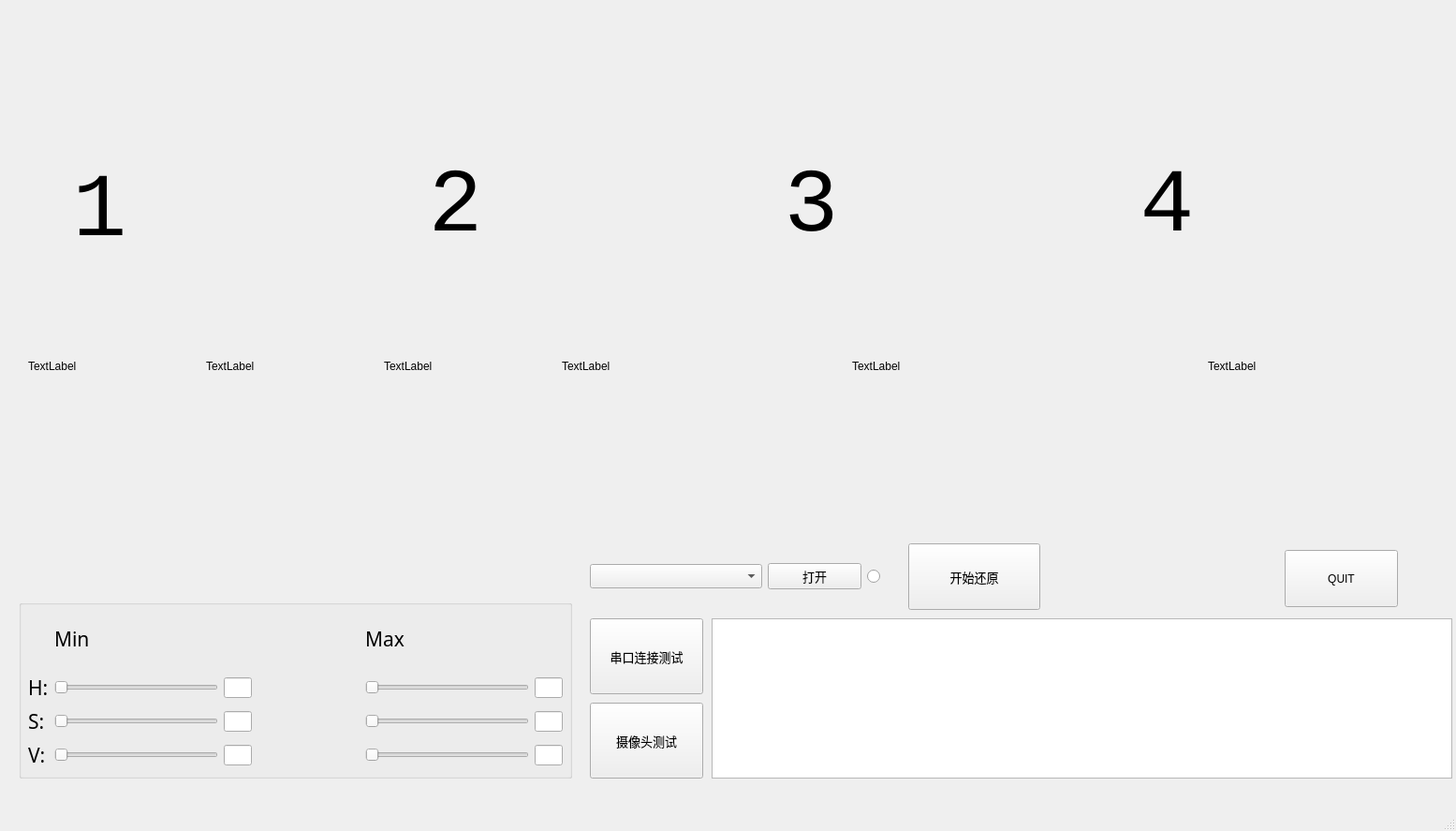
<?xml version="1.0" encoding="UTF-8"?>
<ui version="4.0">
 <class>MainWindow</class>
 <widget class="QMainWindow" name="MainWindow">
  <property name="geometry">
   <rect>
    <x>0</x>
    <y>0</y>
    <width>1555</width>
    <height>887</height>
   </rect>
  </property>
  <property name="windowTitle">
   <string>MainWindow</string>
  </property>
  <widget class="QWidget" name="centralwidget">
   <widget class="QWidget" name="layoutWidget_2">
    <property name="geometry">
     <rect>
      <x>630</x>
      <y>580</y>
      <width>321</width>
      <height>71</height>
     </rect>
    </property>
    <layout class="QHBoxLayout" name="horizontalLayout">
     <item>
      <widget class="QComboBox" name="comCB_1">
       <property name="minimumSize">
        <size>
         <width>130</width>
         <height>0</height>
        </size>
       </property>
       <property name="font">
        <font>
         <family>微软雅黑</family>
         <pointsize>10</pointsize>
        </font>
       </property>
      </widget>
     </item>
     <item>
      <widget class="QPushButton" name="openBtn">
       <property name="maximumSize">
        <size>
         <width>100</width>
         <height>16777215</height>
        </size>
       </property>
       <property name="font">
        <font>
         <family>微软雅黑</family>
         <pointsize>10</pointsize>
        </font>
       </property>
       <property name="text">
        <string>打开</string>
       </property>
      </widget>
     </item>
     <item>
      <widget class="QRadioButton" name="openRad">
       <property name="minimumSize">
        <size>
         <width>25</width>
         <height>25</height>
        </size>
       </property>
       <property name="maximumSize">
        <size>
         <width>25</width>
         <height>25</height>
        </size>
       </property>
       <property name="text">
        <string/>
       </property>
       <property name="iconSize">
        <size>
         <width>30</width>
         <height>30</height>
        </size>
       </property>
       <property name="checkable">
        <bool>false</bool>
       </property>
      </widget>
     </item>
    </layout>
   </widget>
   <widget class="QPushButton" name="startBtn">
    <property name="geometry">
     <rect>
      <x>970</x>
      <y>580</y>
      <width>141</width>
      <height>71</height>
     </rect>
    </property>
    <property name="font">
     <font>
      <family>微软雅黑</family>
      <pointsize>10</pointsize>
     </font>
    </property>
    <property name="text">
     <string>开始还原</string>
    </property>
   </widget>
   <widget class="QPushButton" name="capTestBtn">
    <property name="geometry">
     <rect>
      <x>630</x>
      <y>750</y>
      <width>121</width>
      <height>81</height>
     </rect>
    </property>
    <property name="font">
     <font>
      <family>微软雅黑</family>
      <pointsize>10</pointsize>
     </font>
    </property>
    <property name="text">
     <string>摄像头测试</string>
    </property>
   </widget>
   <widget class="QPushButton" name="uartTestBtn">
    <property name="geometry">
     <rect>
      <x>630</x>
      <y>660</y>
      <width>121</width>
      <height>81</height>
     </rect>
    </property>
    <property name="font">
     <font>
      <family>微软雅黑</family>
      <pointsize>10</pointsize>
     </font>
    </property>
    <property name="text">
     <string>串口连接测试</string>
    </property>
   </widget>
   <widget class="QTextEdit" name="textEdit">
    <property name="geometry">
     <rect>
      <x>760</x>
      <y>660</y>
      <width>791</width>
      <height>171</height>
     </rect>
    </property>
   </widget>
   <widget class="QLabel" name="label1_2">
    <property name="geometry">
     <rect>
      <x>400</x>
      <y>160</y>
      <width>191</width>
      <height>121</height>
     </rect>
    </property>
    <property name="font">
     <font>
      <family>Consolas</family>
      <pointsize>72</pointsize>
      <weight>50</weight>
      <bold>false</bold>
     </font>
    </property>
    <property name="text">
     <string> 2 </string>
    </property>
   </widget>
   <widget class="QLabel" name="label1_3">
    <property name="geometry">
     <rect>
      <x>780</x>
      <y>160</y>
      <width>191</width>
      <height>121</height>
     </rect>
    </property>
    <property name="font">
     <font>
      <family>Consolas</family>
      <pointsize>72</pointsize>
      <weight>50</weight>
      <bold>false</bold>
     </font>
    </property>
    <property name="text">
     <string> 3 </string>
    </property>
   </widget>
   <widget class="QLabel" name="label1_4">
    <property name="geometry">
     <rect>
      <x>1160</x>
      <y>160</y>
      <width>191</width>
      <height>121</height>
     </rect>
    </property>
    <property name="font">
     <font>
      <family>Consolas</family>
      <pointsize>72</pointsize>
      <weight>50</weight>
      <bold>false</bold>
     </font>
    </property>
    <property name="text">
     <string> 4 </string>
    </property>
   </widget>
   <widget class="QLabel" name="label1">
    <property name="geometry">
     <rect>
      <x>20</x>
      <y>170</y>
      <width>171</width>
      <height>111</height>
     </rect>
    </property>
    <property name="font">
     <font>
      <family>Consolas</family>
      <pointsize>72</pointsize>
      <weight>50</weight>
      <bold>false</bold>
     </font>
    </property>
    <property name="text">
     <string> 1 </string>
    </property>
   </widget>
   <widget class="QWidget" name="layoutWidget">
    <property name="geometry">
     <rect>
      <x>410</x>
      <y>300</y>
      <width>351</width>
      <height>181</height>
     </rect>
    </property>
    <layout class="QGridLayout" name="gridLayout_3">
     <item row="0" column="2">
      <widget class="QLabel" name="surface4">
       <property name="minimumSize">
        <size>
         <width>161</width>
         <height>0</height>
        </size>
       </property>
       <property name="maximumSize">
        <size>
         <width>161</width>
         <height>161</height>
        </size>
       </property>
       <property name="text">
        <string>TextLabel</string>
       </property>
      </widget>
     </item>
     <item row="0" column="0">
      <widget class="QLabel" name="surface3">
       <property name="minimumSize">
        <size>
         <width>161</width>
         <height>0</height>
        </size>
       </property>
       <property name="maximumSize">
        <size>
         <width>161</width>
         <height>161</height>
        </size>
       </property>
       <property name="text">
        <string>TextLabel</string>
       </property>
      </widget>
     </item>
     <item row="0" column="1">
      <spacer name="horizontalSpacer_2">
       <property name="orientation">
        <enum>Qt::Horizontal</enum>
       </property>
       <property name="sizeHint" stdset="0">
        <size>
         <width>40</width>
         <height>20</height>
        </size>
       </property>
      </spacer>
     </item>
    </layout>
   </widget>
   <widget class="QLabel" name="surface5">
    <property name="geometry">
     <rect>
      <x>910</x>
      <y>310</y>
      <width>161</width>
      <height>161</height>
     </rect>
    </property>
    <property name="maximumSize">
     <size>
      <width>161</width>
      <height>161</height>
     </size>
    </property>
    <property name="text">
     <string>TextLabel</string>
    </property>
   </widget>
   <widget class="QLabel" name="surface6">
    <property name="geometry">
     <rect>
      <x>1290</x>
      <y>310</y>
      <width>161</width>
      <height>161</height>
     </rect>
    </property>
    <property name="maximumSize">
     <size>
      <width>161</width>
      <height>161</height>
     </size>
    </property>
    <property name="text">
     <string>TextLabel</string>
    </property>
   </widget>
   <widget class="QWidget" name="layoutWidget">
    <property name="geometry">
     <rect>
      <x>11</x>
      <y>11</y>
      <width>1531</width>
      <height>281</height>
     </rect>
    </property>
    <layout class="QGridLayout" name="gridLayout">
     <item row="0" column="3">
      <widget class="QLabel" name="label_ld">
       <property name="maximumSize">
        <size>
         <width>640</width>
         <height>480</height>
        </size>
       </property>
       <property name="text">
        <string/>
       </property>
      </widget>
     </item>
     <item row="0" column="4">
      <widget class="QLabel" name="label_rd">
       <property name="maximumSize">
        <size>
         <width>640</width>
         <height>16777215</height>
        </size>
       </property>
       <property name="text">
        <string/>
       </property>
      </widget>
     </item>
     <item row="0" column="1">
      <widget class="QLabel" name="label_ru">
       <property name="maximumSize">
        <size>
         <width>640</width>
         <height>480</height>
        </size>
       </property>
       <property name="text">
        <string/>
       </property>
      </widget>
     </item>
     <item row="0" column="2">
      <widget class="QLabel" name="label_lu">
       <property name="maximumSize">
        <size>
         <width>640</width>
         <height>480</height>
        </size>
       </property>
       <property name="text">
        <string/>
       </property>
      </widget>
     </item>
    </layout>
   </widget>
   <widget class="QWidget" name="layoutWidget">
    <property name="geometry">
     <rect>
      <x>30</x>
      <y>300</y>
      <width>351</width>
      <height>181</height>
     </rect>
    </property>
    <layout class="QGridLayout" name="gridLayout_2">
     <item row="0" column="2">
      <widget class="QLabel" name="surface2">
       <property name="minimumSize">
        <size>
         <width>161</width>
         <height>161</height>
        </size>
       </property>
       <property name="maximumSize">
        <size>
         <width>161</width>
         <height>161</height>
        </size>
       </property>
       <property name="text">
        <string>TextLabel</string>
       </property>
      </widget>
     </item>
     <item row="0" column="0">
      <widget class="QLabel" name="surface1">
       <property name="minimumSize">
        <size>
         <width>161</width>
         <height>0</height>
        </size>
       </property>
       <property name="maximumSize">
        <size>
         <width>161</width>
         <height>161</height>
        </size>
       </property>
       <property name="text">
        <string>TextLabel</string>
       </property>
      </widget>
     </item>
     <item row="0" column="1">
      <spacer name="horizontalSpacer">
       <property name="orientation">
        <enum>Qt::Horizontal</enum>
       </property>
       <property name="sizeHint" stdset="0">
        <size>
         <width>40</width>
         <height>20</height>
        </size>
       </property>
      </spacer>
     </item>
    </layout>
   </widget>
   <widget class="QGroupBox" name="groupBox">
    <property name="geometry">
     <rect>
      <x>20</x>
      <y>640</y>
      <width>591</width>
      <height>191</height>
     </rect>
    </property>
    <property name="title">
     <string/>
    </property>
    <widget class="QWidget" name="layoutWidget">
     <property name="geometry">
      <rect>
       <x>10</x>
       <y>10</y>
       <width>571</width>
       <height>171</height>
      </rect>
     </property>
     <layout class="QGridLayout" name="gridLayout_4">
      <item row="1" column="3">
       <spacer name="horizontalSpacer_4">
        <property name="orientation">
         <enum>Qt::Horizontal</enum>
        </property>
        <property name="sizeHint" stdset="0">
         <size>
          <width>40</width>
          <height>20</height>
         </size>
        </property>
       </spacer>
      </item>
      <item row="0" column="4">
       <widget class="QLabel" name="label_5">
        <property name="font">
         <font>
          <family>新宋体</family>
          <pointsize>16</pointsize>
         </font>
        </property>
        <property name="text">
         <string>Max</string>
        </property>
       </widget>
      </item>
      <item row="2" column="1">
       <widget class="QSlider" name="SminSld">
        <property name="minimumSize">
         <size>
          <width>175</width>
          <height>0</height>
         </size>
        </property>
        <property name="maximumSize">
         <size>
          <width>175</width>
          <height>16777215</height>
         </size>
        </property>
        <property name="maximum">
         <number>255</number>
        </property>
        <property name="value">
         <number>0</number>
        </property>
        <property name="orientation">
         <enum>Qt::Horizontal</enum>
        </property>
       </widget>
      </item>
      <item row="2" column="0">
       <widget class="QLabel" name="label_2">
        <property name="font">
         <font>
          <family>新宋体</family>
          <pointsize>16</pointsize>
         </font>
        </property>
        <property name="text">
         <string>S:</string>
        </property>
       </widget>
      </item>
      <item row="3" column="5">
       <widget class="QLineEdit" name="VmaxNum">
        <property name="maximumSize">
         <size>
          <width>30</width>
          <height>16777215</height>
         </size>
        </property>
       </widget>
      </item>
      <item row="1" column="5">
       <widget class="QLineEdit" name="HmaxNum">
        <property name="maximumSize">
         <size>
          <width>30</width>
          <height>16777215</height>
         </size>
        </property>
       </widget>
      </item>
      <item row="2" column="5">
       <widget class="QLineEdit" name="SmaxNum">
        <property name="maximumSize">
         <size>
          <width>30</width>
          <height>16777215</height>
         </size>
        </property>
       </widget>
      </item>
      <item row="3" column="2">
       <widget class="QLineEdit" name="VminNum">
        <property name="maximumSize">
         <size>
          <width>30</width>
          <height>16777215</height>
         </size>
        </property>
       </widget>
      </item>
      <item row="1" column="2">
       <widget class="QLineEdit" name="HminNum">
        <property name="maximumSize">
         <size>
          <width>30</width>
          <height>16777215</height>
         </size>
        </property>
        <property name="text">
         <string/>
        </property>
       </widget>
      </item>
      <item row="3" column="4">
       <widget class="QSlider" name="VmaxSld">
        <property name="maximumSize">
         <size>
          <width>175</width>
          <height>16777215</height>
         </size>
        </property>
        <property name="maximum">
         <number>255</number>
        </property>
        <property name="value">
         <number>0</number>
        </property>
        <property name="orientation">
         <enum>Qt::Horizontal</enum>
        </property>
       </widget>
      </item>
      <item row="1" column="1">
       <widget class="QSlider" name="HminSld">
        <property name="minimumSize">
         <size>
          <width>175</width>
          <height>0</height>
         </size>
        </property>
        <property name="maximumSize">
         <size>
          <width>175</width>
          <height>16777215</height>
         </size>
        </property>
        <property name="maximum">
         <number>255</number>
        </property>
        <property name="value">
         <number>0</number>
        </property>
        <property name="orientation">
         <enum>Qt::Horizontal</enum>
        </property>
       </widget>
      </item>
      <item row="2" column="2">
       <widget class="QLineEdit" name="SminNum">
        <property name="maximumSize">
         <size>
          <width>30</width>
          <height>16777215</height>
         </size>
        </property>
       </widget>
      </item>
      <item row="0" column="1">
       <widget class="QLabel" name="label_4">
        <property name="font">
         <font>
          <family>新宋体</family>
          <pointsize>16</pointsize>
         </font>
        </property>
        <property name="text">
         <string>Min</string>
        </property>
       </widget>
      </item>
      <item row="3" column="1">
       <widget class="QSlider" name="VminSld">
        <property name="minimumSize">
         <size>
          <width>175</width>
          <height>0</height>
         </size>
        </property>
        <property name="maximumSize">
         <size>
          <width>175</width>
          <height>16777215</height>
         </size>
        </property>
        <property name="maximum">
         <number>255</number>
        </property>
        <property name="value">
         <number>0</number>
        </property>
        <property name="orientation">
         <enum>Qt::Horizontal</enum>
        </property>
       </widget>
      </item>
      <item row="3" column="0">
       <widget class="QLabel" name="label_3">
        <property name="font">
         <font>
          <family>新宋体</family>
          <pointsize>16</pointsize>
         </font>
        </property>
        <property name="text">
         <string>V:</string>
        </property>
       </widget>
      </item>
      <item row="1" column="0">
       <widget class="QLabel" name="label">
        <property name="font">
         <font>
          <family>新宋体</family>
          <pointsize>16</pointsize>
         </font>
        </property>
        <property name="text">
         <string>H:</string>
        </property>
       </widget>
      </item>
      <item row="1" column="4">
       <widget class="QSlider" name="HmaxSld">
        <property name="minimumSize">
         <size>
          <width>175</width>
          <height>0</height>
         </size>
        </property>
        <property name="maximumSize">
         <size>
          <width>175</width>
          <height>16777215</height>
         </size>
        </property>
        <property name="maximum">
         <number>255</number>
        </property>
        <property name="value">
         <number>0</number>
        </property>
        <property name="orientation">
         <enum>Qt::Horizontal</enum>
        </property>
       </widget>
      </item>
      <item row="2" column="4">
       <widget class="QSlider" name="SmaxSld">
        <property name="minimumSize">
         <size>
          <width>175</width>
          <height>0</height>
         </size>
        </property>
        <property name="maximumSize">
         <size>
          <width>175</width>
          <height>16777215</height>
         </size>
        </property>
        <property name="maximum">
         <number>255</number>
        </property>
        <property name="value">
         <number>0</number>
        </property>
        <property name="orientation">
         <enum>Qt::Horizontal</enum>
        </property>
       </widget>
      </item>
     </layout>
    </widget>
   </widget>
   <widget class="QPushButton" name="pushButton">
    <property name="geometry">
     <rect>
      <x>1372</x>
      <y>587</y>
      <width>121</width>
      <height>61</height>
     </rect>
    </property>
    <property name="text">
     <string>QUIT</string>
    </property>
   </widget>
  </widget>
  <widget class="QMenuBar" name="menubar">
   <property name="geometry">
    <rect>
     <x>0</x>
     <y>0</y>
     <width>1555</width>
     <height>26</height>
    </rect>
   </property>
  </widget>
  <widget class="QStatusBar" name="statusbar"/>
 </widget>
 <resources>
  <include location="../pic/picture.qrc"/>
 </resources>
 <connections/>
</ui>
